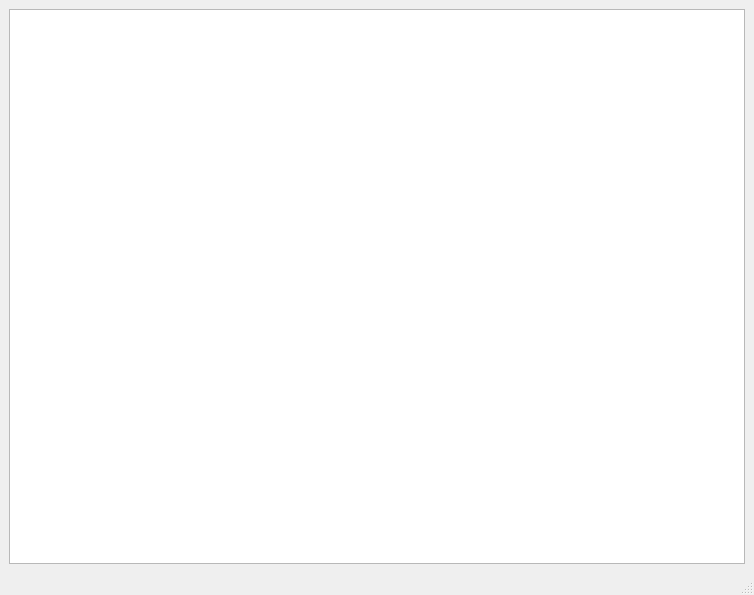
<?xml version="1.0" encoding="UTF-8"?>
<ui version="4.0">
 <class>MainWindow</class>
 <widget class="QMainWindow" name="MainWindow">
  <property name="geometry">
   <rect>
    <x>0</x>
    <y>0</y>
    <width>754</width>
    <height>595</height>
   </rect>
  </property>
  <property name="windowTitle">
   <string>MainWindow</string>
  </property>
  <widget class="QWidget" name="centralwidget">
   <layout class="QGridLayout" name="gridLayout_2">
    <item row="0" column="0">
     <layout class="QGridLayout" name="gridLayout">
      <item row="0" column="0">
       <widget class="QListWidget" name="listWidget"/>
      </item>
     </layout>
    </item>
   </layout>
  </widget>
  <widget class="QMenuBar" name="menubar">
   <property name="geometry">
    <rect>
     <x>0</x>
     <y>0</y>
     <width>754</width>
     <height>22</height>
    </rect>
   </property>
  </widget>
  <widget class="QStatusBar" name="statusbar"/>
 </widget>
 <resources/>
 <connections/>
</ui>
